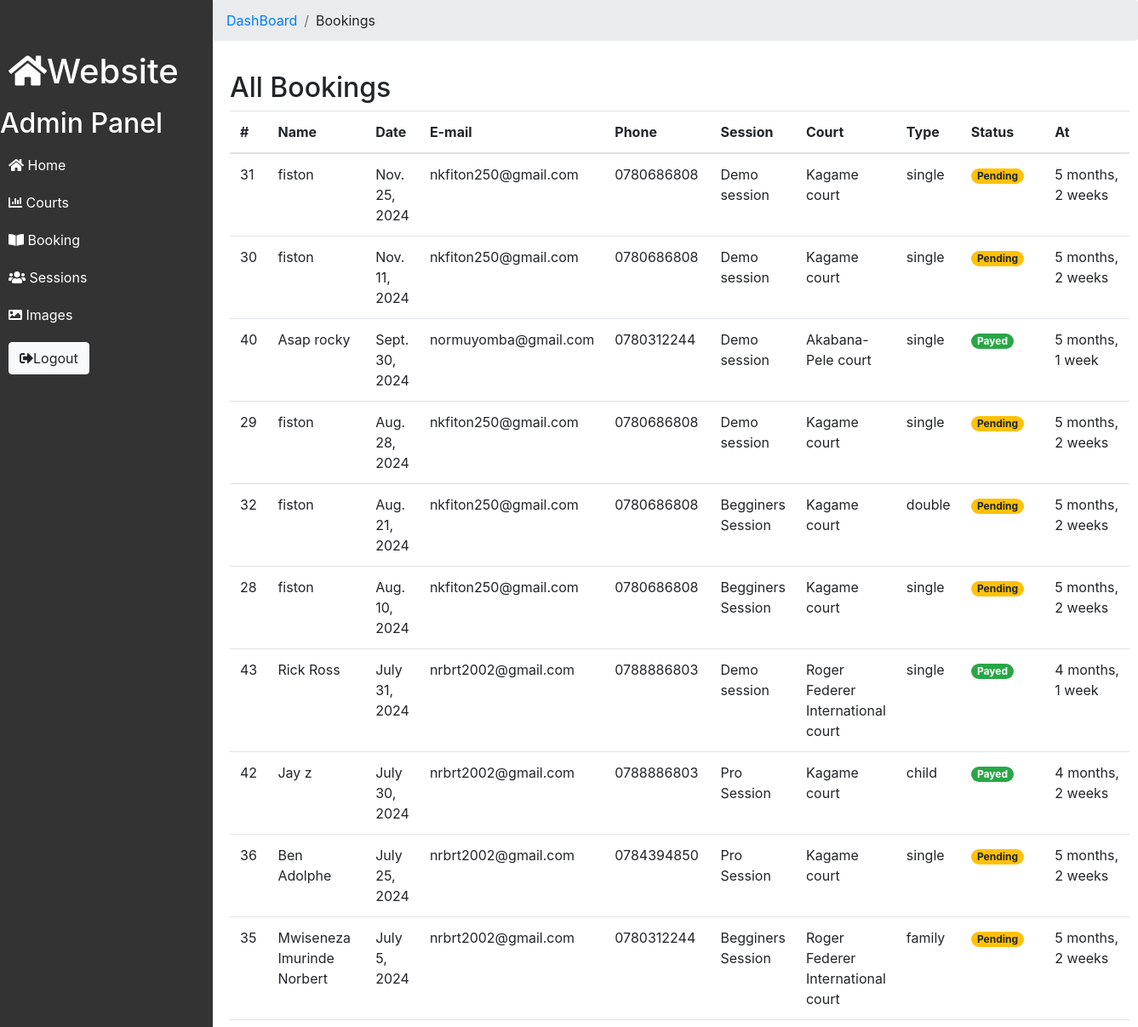
The page /dashboard/bookings (signed in, upper part) on the database as committed earlier.
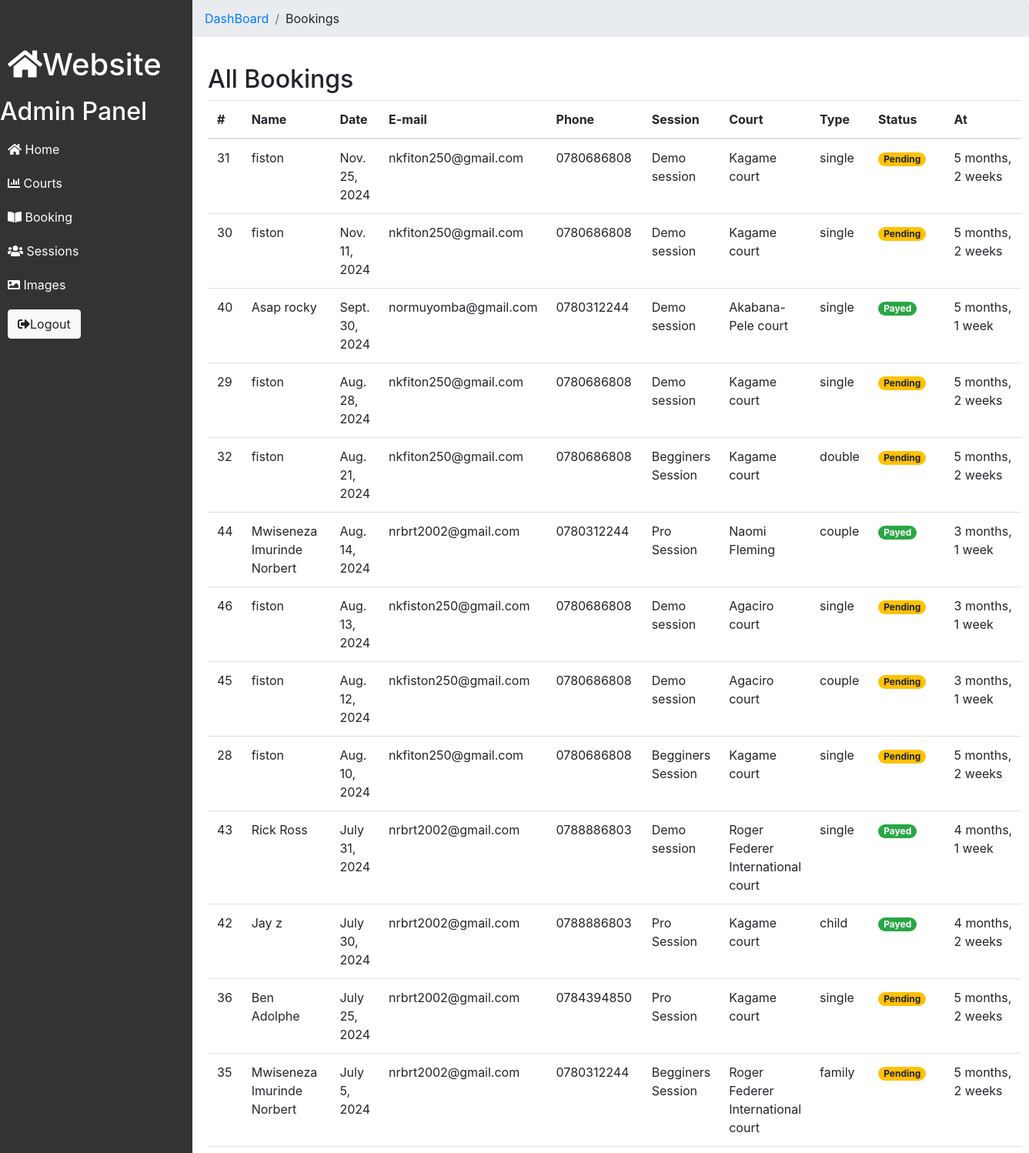
The same page on the database as committed later.
### App/models.py (models this page shows, shortened)
class Booking(models.Model):
    date = models.DateField()
    session_id = models.ForeignKey(Sessions, on_delete=models.CASCADE)
    court_id = models.ForeignKey(Court, on_delete=models.CASCADE)
    type = models.CharField(max_length=50, choices=BOOK_TYPE)
    name = models.CharField(max_length=50)
    email = models.EmailField(null=True, blank=True)
    phone = models.CharField(max_length=10, validators=[RegexValidator(PHONE_REGEX, 'Phone number must start with 07 and have 8 digits')])
    status = models.CharField(max_length=10, choices=STATUS, default='pendig')
    created_at = models.DateTimeField(auto_now_add=True)
    updated_at = models.DateTimeField(auto_now=True)
    class Meta:
        ordering = ['-date']

class Sessions(models.Model):
    name = models.CharField(max_length=50, unique=True)
    startTime = models.TimeField()
    endTime = models.TimeField()
    price = models.PositiveIntegerField()
    isTainer = models.BooleanField(default=False)
    created_at = models.DateTimeField(auto_now_add=True)
    updated_at = models.DateTimeField(auto_now=True)
    class Meta:
        ordering = ['-created_at']
    def __str__(self):
        return self.name

class Court(models.Model):
    name = models.CharField(max_length=50, unique=True)
    court_type = models.CharField(max_length=20, choices=COURT_TYPES)
    court_location = models.CharField(max_length=20, choices=COURT_LOCATION)
    has_lighting = models.BooleanField(default=False)
    is_available = models.BooleanField(default=True)
    pre_image = models.ImageField(upload_to='img/upload', null=False)
    description = models.TextField(null=True);
    created_at = models.DateTimeField(auto_now_add=True)
    updated_at = models.DateTimeField(auto_now=True)
    class Meta:
        ordering = ['-created_at']
    def __str__(self):
        return self.name

### App/views.py (the view)
# urls.py: path('dashboard/bookings', views.bookings, name="admin-bookings"),
@login_required
def bookings(request):
   bookings = Booking.objects.all()
   context = {'bookings': bookings}
   return render(request, 'admin/admin-bookings.html', context)

### App/templates/App/admin/admin-bookings.html (shortened to what this page needs)
{% include 'includes/admin-header.html' %}
{% include 'includes/admin-nav.html' %}
<div class="content" style="padding: 0px;">
    <nav aria-label="breadcrumb">
        <ol class="breadcrumb">
            <li class="breadcrumb-item"><a href="{% url 'dashboard' %}">DashBoard</a></li>
            <li class="breadcrumb-item">Bookings</li>
        </ol>
    </nav>
    <div style="padding: 20px;">
        <h2>All Bookings</h2>
        <table class="table table-hover" id="myTable">
            <thead>
                <tr>
                    <th>#</th>
                    <th>Name</th>
                    <th>Date</th>
                    <th>E-mail</th>
                    <th>Phone</th>
                    <th>Session</th>
                    <th>Court</th>
                    <th>Type</th>
                    <th>Status</th>
                    <th>At</th>
                </tr>
            </thead>
            <tbody>
                {% for booking in bookings %}
            <tr>
                <td>{{booking.id}}</td>
                <td>{{booking.name}}</td>
                <td>{{booking.date}}</td>
                <td>{{booking.email}}</td>
                <td>{{booking.phone}}</td>
                <td>{{booking.session_id}}</td>
                <td>{{booking.court_id}}</td>
                <td>{{booking.type}}</td>
                {%if booking.status == "pendig" %}
                <td><span class="badge badge-pill badge-warning">Pending</span></td>
                {% elif booking.status == "paid" %}
                <td><span class="badge badge-pill badge-success">Payed</span></td>
                {% elif booking.status == "done" %}
                <td><span class="badge badge-pill badge-success">Complited</span></td>
                {% elif booking.status == "cancled" %}
                <td><span class="badge badge-pill badge-danger">Cancled</span></td>
                {% endif %}
                <td>{{booking.created_at | timesince}}</td>
            </tr>
            {% endfor%}
            </tbody>
        </table>
    </div>
</div>
{% include 'includes/admin-footer.html' %}

Rows that differ between the two databases and show on the page:
added Booking: id "44", name "Mwiseneza Imurinde Norbert", date "Aug. 14, 2024", email "nrbrt2002@gmail.com", phone "0780312244", session_id "Pro Session", court_id "Naomi Fleming", type "couple", status "Payed", created_at "3 months, 1 week"
added Booking: id "46", name "fiston", date "Aug. 13, 2024", email "nkfiston250@gmail.com", phone "0780686808", session_id "Demo session", court_id "Agaciro court", type "single", status "Pending", created_at "3 months, 1 week"
added Booking: id "45", name "fiston", date "Aug. 12, 2024", email "nkfiston250@gmail.com", phone "0780686808", session_id "Demo session", court_id "Agaciro court", type "couple", status "Pending", created_at "3 months, 1 week"
